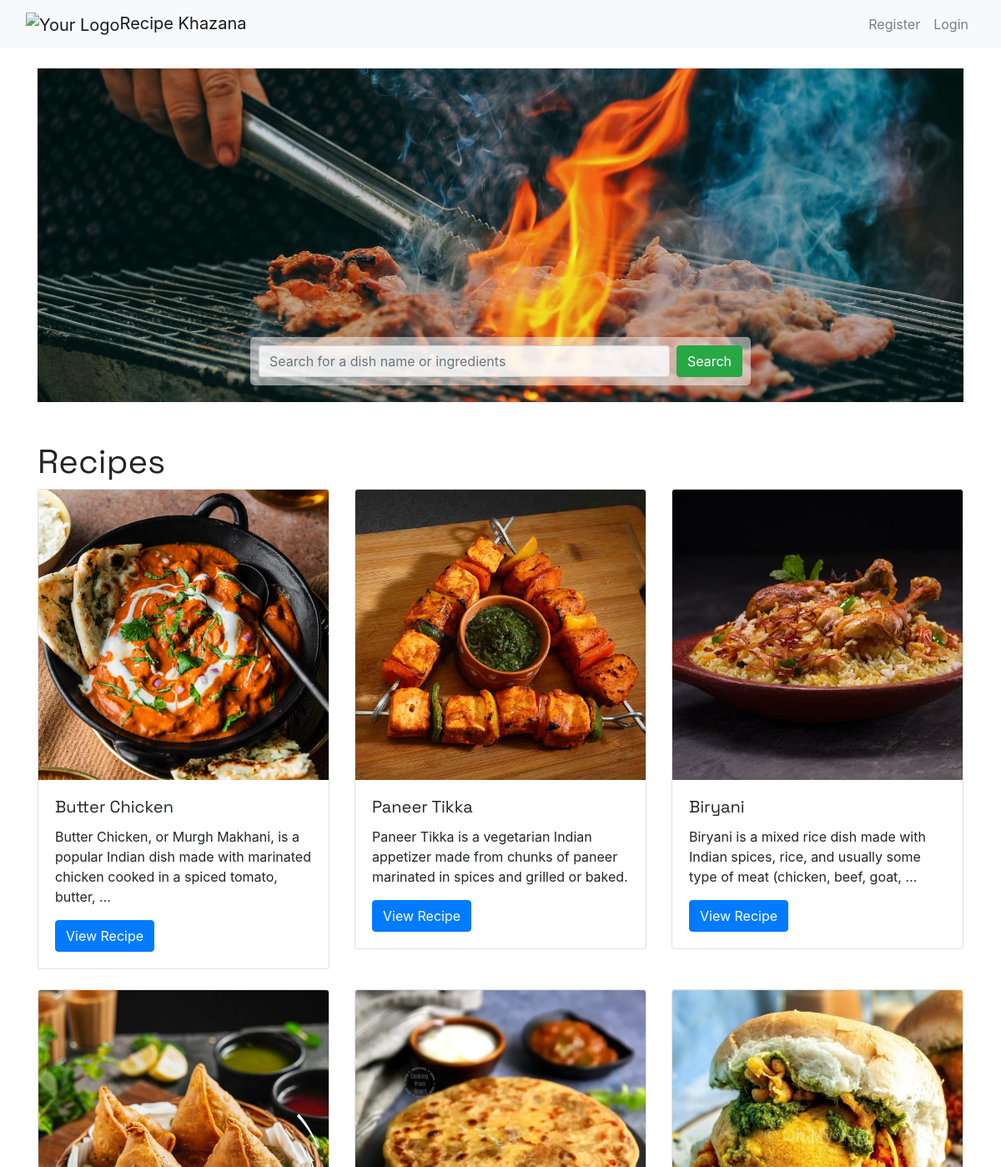
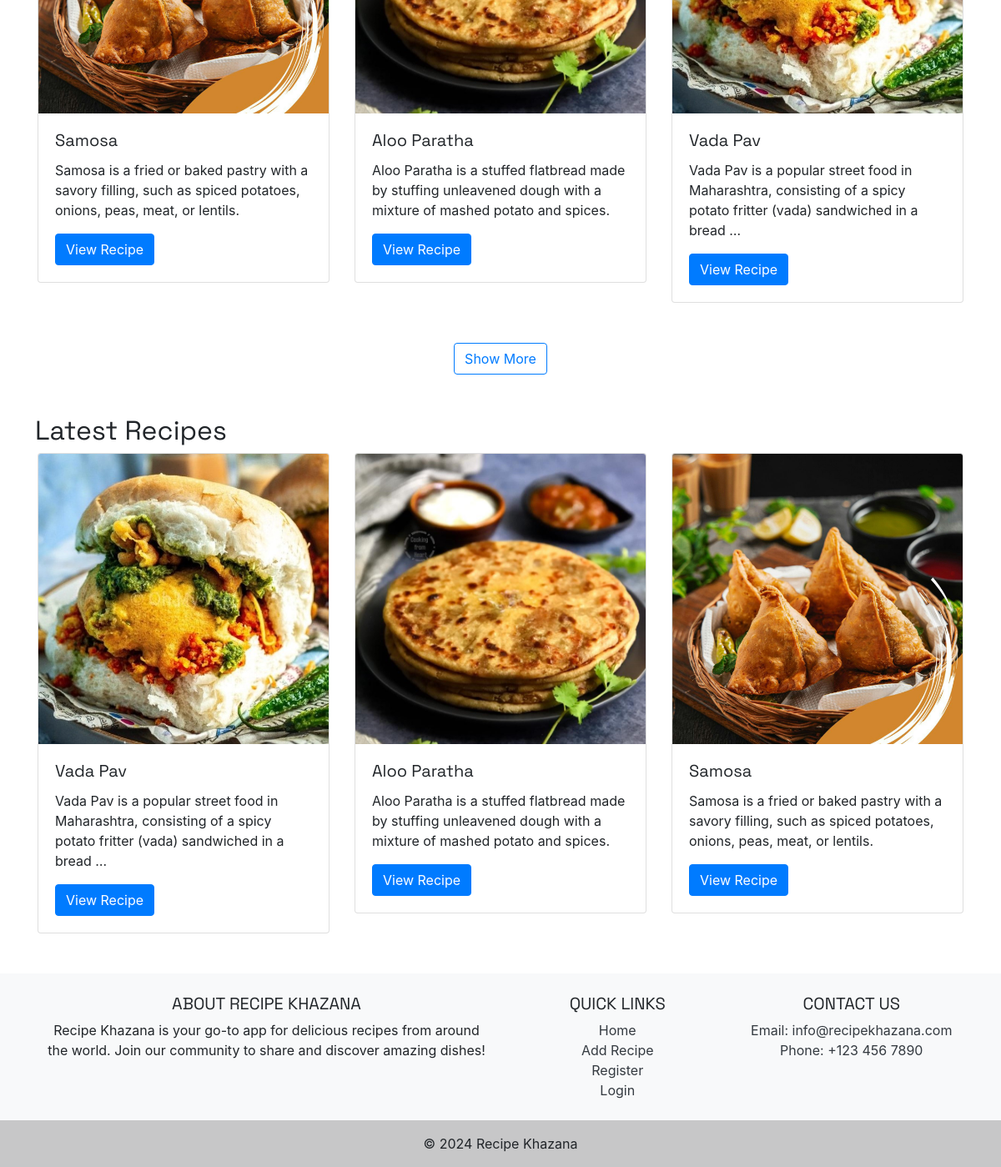
The page / on the database its author committed (2 pictures, top to bottom).
### recipes/models.py (models this page shows, shortened)
class Recipe(models.Model):
    title = models.CharField(max_length=100)
    description = models.TextField()
    ingredients = models.TextField()
    steps = models.TextField()
    image = models.ImageField(upload_to='recipe/')
    author = models.ForeignKey(User, on_delete=models.CASCADE)
    created_at = models.DateTimeField(default=timezone.now, editable=False)

### recipes/views.py (the view)
# urls.py: path('', views.RecipeListView.as_view(), name='recipe_list'),
class RecipeListView(ListView):
    model = Recipe
    template_name = 'recipes/recipe_list.html'
    context_object_name = 'recipes'
    queryset = Recipe.objects.all()
    def get_context_data(self, **kwargs):
        context = super().get_context_data(**kwargs)
        context['latest_recipes'] = Recipe.objects.order_by('-created_at')[:3]
        return context

### recipes/templates/recipes/recipe_list.html
{% extends 'recipes/base.html' %}
{% block content %}
<h1>Recipes</h1>
<div class="row">
    {% for recipe in recipes %}
    <div class="col-md-4 mb-4" >
        <div class="card">
            <img src="{{ recipe.image.url }}" class="card-img-top" alt="{{ recipe.title }}">
            <div class="card-body">
                <h5 class="card-title">{{ recipe.title }}</h5>
                <p class="card-text">{{ recipe.description|truncatewords:20 }}</p>
                <a href="{% url 'recipe_detail' recipe.pk %}" class="btn btn-primary">View Recipe</a>
            </div>
        </div>
    </div>
    {% endfor %}
</div>
<div class="row mt-4">
    <div class="col text-center">
        <a href="{% url 'recipe_list' %}" class="btn btn-outline-primary">Show More</a>
    </div>
</div>
{% endblock %}

### recipes/templates/recipes/base.html (shortened to what this page needs)
{% load static %}
<!DOCTYPE html>
<html lang="en">
<head>
    <link href="https://cdn.jsdelivr.net/npm/bootstrap@5.3.0/dist/css/bootstrap.min.css" rel="stylesheet">
    <link rel="stylesheet" href="https://stackpath.bootstrapcdn.com/bootstrap/4.5.2/css/bootstrap.min.css">
</head>
<body>
    <nav class="navbar navbar-expand-lg navbar-light bg-light">
        <div class="container-fluid">
            {% load static %}
            <a class="navbar-brand" href="{% url 'recipe_list' %}"><img src="{% static 'img/logo.jpg' %}" alt="Your Logo" height="40">Recipe Khazana</a>
            <div class="collapse navbar-collapse" id="navbarNav">
                <ul class="navbar-nav ms-auto">
                    {% if user.is_authenticated %}
                    <li class="nav-item">
                        <a class="nav-link" href="{% url 'recipe_create' %}">Add Recipe</a>
                    </li>
                    <li class="nav-item">
                        <a class="nav-link" href="{% url 'logout' %}">Logout</a>
                    </li>
                    {% else %}
                    <li class="nav-item">
                        <a class="nav-link" href="{% url 'register' %}">Register</a>
                    </li>
                    <li class="nav-item">
                        <a class="nav-link" href="{% url 'login' %}">Login</a>
                    </li>
                    {% endif %}
                </ul>
            </div>
        </div>
    </nav>
    <div class="container mt-4">
        {% block search_bar %}
        <div class="background-image">
            <div class="search-bar-container">
                <form method="GET" action="{% url 'recipe_search' %}" class="d-flex">
                    <input class="form-control me-2" type="search" placeholder="Search for a dish name or ingredients" aria-label="Search" name="q">
                    <button class="btn btn-outline-success" type="submit">Search</button>
                </form>
            </div>
        </div>
        {% endblock %}
        <div class="roww mt-5">
            {% block content %}
            {% endblock %}
        </div>
        {% block latest_recipes %}
        <div class="row mt-5">
            <h2>Latest Recipes</h2>
            {% for recipe in latest_recipes %}
            <div class="col-md-4 mb-4">
                <div class="card">
                    <img src="{{ recipe.image.url }}" class="card-img-top" alt="{{ recipe.title }}">
                    <div class="card-body">
                        <h5 class="card-title">{{ recipe.title }}</h5>
                        <p class="card-text">{{ recipe.description|truncatewords:20 }}</p>
                        <a href="{% url 'recipe_detail' recipe.id %}" class="btn btn-primary">View Recipe</a>
                    </div>
                </div>
            </div>
            {% endfor %}
        </div>
        {% endblock %}
    </div>
    <footer class="bg-light text-center text-lg-start mt-4">
        <div class="container p-4">
            <div class="row">
                <div class="col-lg-6 col-md-12 mb-4 mb-md-0">
                    <h5 class="text-uppercase">About Recipe Khazana</h5>
                    <p>
                        Recipe Khazana is your go-to app for delicious recipes from around the world. Join our community to share and discover amazing dishes!
                    </p>
                </div>
                <div class="col-lg-3 col-md-6 mb-4 mb-md-0">
                    <h5 class="text-uppercase">Quick Links</h5>
                    <ul class="list-unstyled mb-0">
                        <li>
                            <a href="{% url 'recipe_list' %}" class="text-dark">Home</a>
                        </li>
                        <li>
                            <a href="{% url 'recipe_create' %}" class="text-dark">Add Recipe</a>
                        </li>
                        <li>
                            <a href="{% url 'register' %}" class="text-dark">Register</a>
                        </li>
                        <li>
                            <a href="{% url 'login' %}" class="text-dark">Login</a>
                        </li>
                    </ul>
                </div>
                <div class="col-lg-3 col-md-6 mb-4 mb-md-0">
                    <h5 class="text-uppercase">Contact Us</h5>
                    <ul class="list-unstyled mb-0">
                        <li>
                            <a href="#!" class="text-dark">Email: info@recipekhazana.com</a>
                        </li>
                        <li>
                            <a href="#!" class="text-dark">Phone: +123 456 7890</a>
                        </li>
                    </ul>
                </div>
            </div>
        </div>
        <div class="text-center p-3" style="background-color: rgba(0, 0, 0, 0.2);">
            © 2024 Recipe Khazana
        </div>
    </footer>
</body>
</html>

### rows shown on the page
Recipe: image (picture), title "Butter Chicken", description "Butter Chicken, or Murgh Makhani, is a popular Indian dish made with marinated chicken cooked in a spiced tomato, butter, …"
Recipe: image (picture), title "Paneer Tikka", description "Paneer Tikka is a vegetarian Indian appetizer made from chunks of paneer marinated in spices and grilled or baked."
Recipe: image (picture), title "Biryani", description "Biryani is a mixed rice dish made with Indian spices, rice, and usually some type of meat (chicken, beef, goat, …"
Recipe: image (picture), title "Samosa", description "Samosa is a fried or baked pastry with a savory filling, such as spiced potatoes, onions, peas, meat, or lentils."
Recipe: image (picture), title "Aloo Paratha", description "Aloo Paratha is a stuffed flatbread made by stuffing unleavened dough with a mixture of mashed potato and spices."
Recipe: image (picture), title "Vada Pav", description "Vada Pav is a popular street food in Maharashtra, consisting of a spicy potato fritter (vada) sandwiched in a bread …"
